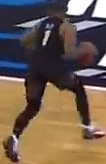
#> input picture training/113.jpg, 106 x 164 px; its folder holds 5 pictures in this run
$ python jersey_train.py
#> lines starting #> are read from the running program, lines starting #| are printed output that depends on the picture
#> further down, img is the input picture: shape (164, 106, 3); mean B, G, R 79.3, 92.3, 110.7
import cv2
import numpy as np
import os
import pickle

from sklearn.cluster import MiniBatchKMeans
from sklearn.neural_network import MLPClassifier
from sklearn.utils import shuffle

sift = cv2.xfeatures2d.SIFT_create()

# Number of centers for KMeans
# Number of categories * 10 (100 in this case since 10 players)
k = 100

# [101 lines left out: function train, not called in this run]


def predict(img):
    """
    This function is used to predict the player jersey number.
    The trained models are loaded and predict on the image in the parameter.
    Returns the jersey number of the player in the image.
    """
    gray= cv2.cvtColor(img,cv2.COLOR_BGR2GRAY)
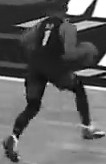
#> gray: shape (164, 106); min 2, max 255, mean 96.3
    kp, des = sift.detectAndCompute(gray, None)
#> kp = 119 keypoints; strongest (x, y, size): (91, 8, 5.3), (44, 43, 2.5), (23, 80, 2.6), (14, 136, 2.1)

    with open("kmeans_Model.pkl", 'rb') as file:
#> (reads kmeans_Model.pkl from the repository)
        kmeans = pickle.load(file)

    kmeans.verbose = False

    with open("MLP_Model.pkl", 'rb') as file:
#> (reads MLP_Model.pkl from the repository)
        mlp = pickle.load(file)

    x = np.zeros(k)
    nkp = np.size(kp)
#> nkp = 119
    for d in des:
        idx = kmeans.predict([d])
        x[idx] += 1/nkp
#> this loop made 119 passes
#> idx on passes 1 to 12: [3], [46], [97], [46], [99], [24], [99], [4], [19], [19], [81], [53]
#> after the loop, x = 100 values, max 0.0504 at index 46, min 0 at index 0, mean 0.01

    #res = mlp.predict_proba([x])
    res = mlp.predict([x])
#> res = [11]
    prob = mlp.predict_proba([x])
    print(res)
#| [11]
    # print(type(res))

    print(prob)
#| [[1.64951857e-04 3.28224146e-04 4.19664381e-03 2.05351594e-03
#|   9.64826976e-01 9.70748650e-04 6.34119233e-03 1.66963313e-02
#|   3.93252925e-03 4.88886432e-04]]
    # print(type(prob))

    if np.max(prob) < 0.80:
        return None
    else:
        return str(res[0])

# These lines of code are for using the predict()
img = cv2.imread("training/113.jpg")
print("b1.jpg:")
text = predict(img)
#> text = '11'
UCF = {"15":"Aubrey Dawkins","11":"B.J. Taylor","24":"Tacko Fall","35":"Collin Smith","22":"Terrell Allen","21":"Chad Brown","10":"Dayon Griffin","20":"Frank Bertz"} #BLACK
DUKE = {"1":"Zion Williamson","5":"RJ Barrett","2":"Cam Reddish","3":"Tre Jones","12":"Javin DeLaurier","14":"Jordan Goldwire","20":"Marques Bolden"} #WHITE
print(text)
#| 11
print(UCF[text])
#| B.J. Taylor
# print(DUKE[text])

# train() # Uncomment this to train the model
